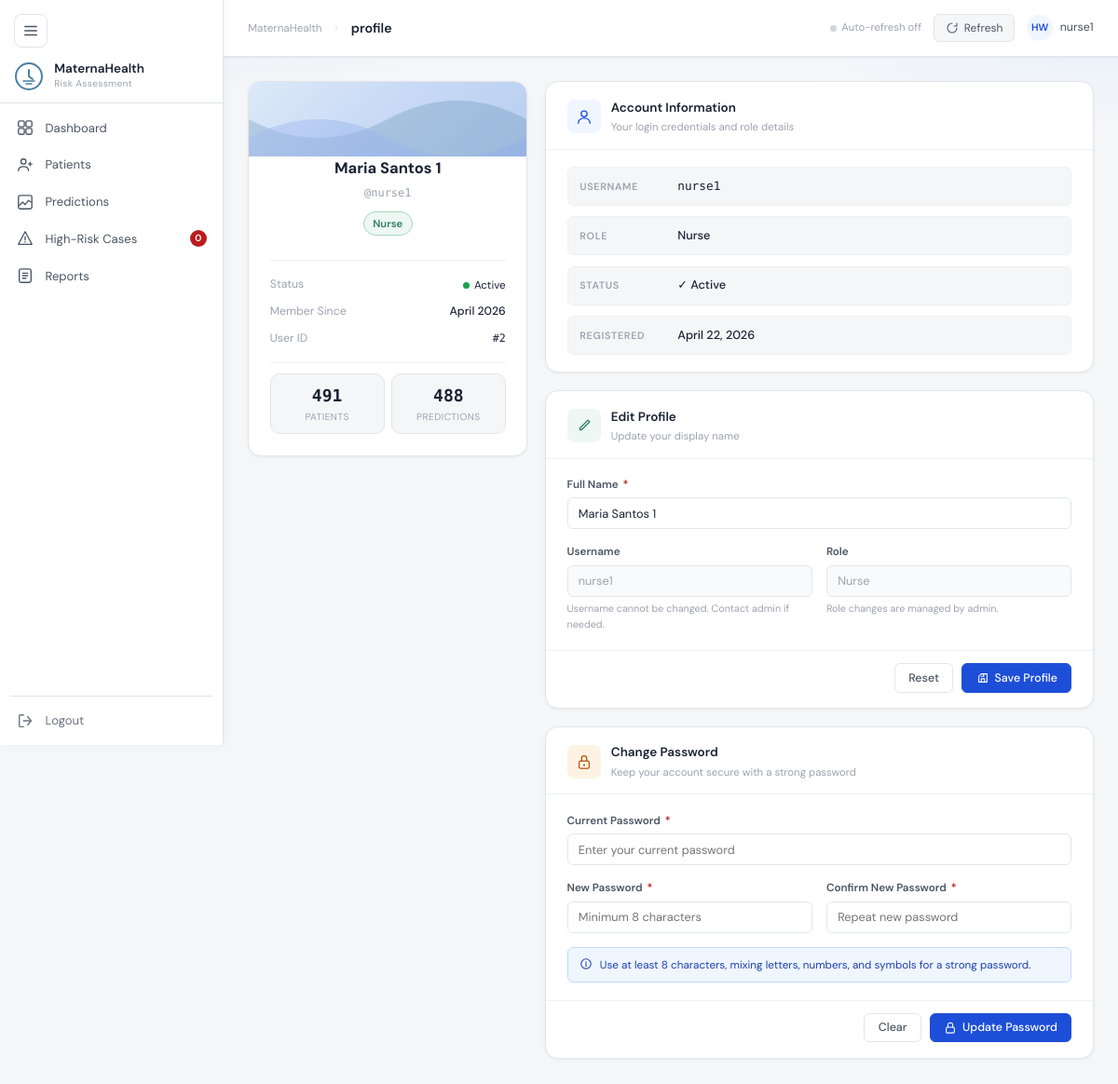
The page /components/profile.php (signed in) on the database its author committed.
### tables this page shows
CREATE TABLE `users` (
  `id` int(11) NOT NULL,
  `username` varchar(100) NOT NULL,
  `full_name` varchar(255) NOT NULL,
  `role` enum('nurse','doctor','admin') NOT NULL DEFAULT 'nurse',
  `password_hash` varchar(255) NOT NULL,
  `is_active` tinyint(1) NOT NULL DEFAULT 1,
  `created_at` datetime NOT NULL DEFAULT current_timestamp()
);

### backend/profile_api.php (called while the page is built, shortened)
<?php
$pdo  = getDbConnection();
$stmt = $pdo->prepare("SELECT * FROM users WHERE id = ?");
$stmt->execute([$_SESSION['user_id']]);
$currentUser = $stmt->fetch(PDO::FETCH_ASSOC);
$predCount = (int) $pdo->query("SELECT COUNT(*) FROM predictions")->fetchColumn();
$patCount  = (int) $pdo->query("SELECT COUNT(*) FROM patients")->fetchColumn();

### components/profile.php (the view, shortened to what this page needs)
<?php
require_once("../backend/profile_api.php");
$memberSince = date('F Y', strtotime($currentUser['created_at']));
?>
<!DOCTYPE html>
<html lang="en">
<head>
  <link rel="stylesheet" href="../styles/sidebar.css"/>
  <link rel="stylesheet" href="../styles/general.css"/>
  <link rel="stylesheet" href="../styles/profile.css"/>
</head>
<body>
<?php include 'sidebar.php'; ?>
<div class="main-wrapper">
  <?php include 'header.php'; ?>
  <div class="page-body">
    <div class="profile-layout">
      <div>
        <div class="profile-card">
          <div class="profile-card-banner">
            <svg viewBox="0 0 300 80" preserveAspectRatio="none"
                 style="position:absolute;inset:0;width:100%;height:100%;opacity:.25">
              <path d="M0,40 Q75,80 150,40 T300,40 V80 H0Z" fill="#4a7fa5"/>
              <path d="M0,60 Q75,20 150,60 T300,60 V80 H0Z" fill="#1d4ed8" opacity=".5"/>
            </svg>
          </div>
          <div class="profile-card-body">
            <div class="profile-name"><?= htmlspecialchars($currentUser['full_name']) ?></div>
            <div class="profile-username">@<?= htmlspecialchars($currentUser['username']) ?></div>
            <span class="profile-badge badge-<?= htmlspecialchars($currentUser['role']) ?>">
              <?= ucfirst(htmlspecialchars($currentUser['role'])) ?>
            </span>
            <div class="profile-divider"></div>
            <div class="profile-meta-row">
              <span class="meta-label">Status</span>
              <span class="status-dot">
                <span class="dot <?= $currentUser['is_active'] ? '' : 'inactive' ?>"></span>
                <?= $currentUser['is_active'] ? 'Active' : 'Inactive' ?>
              </span>
            </div>
            <div class="profile-meta-row">
              <span class="meta-label">Member Since</span>
              <span class="meta-value"><?= $memberSince ?></span>
            </div>
            <div class="profile-meta-row">
              <span class="meta-label">User ID</span>
              <span class="meta-value" style="font-family:var(--font-mono);font-size:.78rem;">
                #<?= $currentUser['id'] ?>
              </span>
            </div>
            <div class="profile-divider"></div>
            <div class="stat-pills">
              <div class="stat-pill">
                <div class="stat-pill-val"><?= $patCount ?></div>
                <div class="stat-pill-label">Patients</div>
              </div>
              <div class="stat-pill">
                <div class="stat-pill-val"><?= $predCount ?></div>
                <div class="stat-pill-label">Predictions</div>
              </div>
            </div>
          </div>
        </div>
      </div>
      <div class="form-sections">
        <div class="section-card">
          <div class="section-header">
            <div class="section-icon blue">
              <svg viewBox="0 0 20 20" fill="none">
                <circle cx="10" cy="7" r="3.5" stroke="currentColor" stroke-width="1.5"/>
                <path d="M3 18c0-3.866 3.134-6 7-6s7 2.134 7 6" stroke="currentColor" stroke-width="1.5" stroke-linecap="round"/>
              </svg>
            </div>
            <div>
              <div class="section-title">Account Information</div>
              <div class="section-sub">Your login credentials and role details</div>
            </div>
          </div>
          <div class="section-body">
            <div class="info-grid">
              <div class="info-row">
                <span class="info-row-label">Username</span>
                <span class="info-row-value" style="font-family:var(--font-mono);">
                  <?= htmlspecialchars($currentUser['username']) ?>
                </span>
              </div>
              <div class="info-row">
                <span class="info-row-label">Role</span>
                <span class="info-row-value"><?= ucfirst(htmlspecialchars($currentUser['role'])) ?></span>
              </div>
              <div class="info-row">
                <span class="info-row-label">Status</span>
                <span class="info-row-value"><?= $currentUser['is_active'] ? '✓ Active' : '✗ Inactive' ?></span>
              </div>
              <div class="info-row">
                <span class="info-row-label">Registered</span>
                <span class="info-row-value"><?= date('F j, Y', strtotime($currentUser['created_at'])) ?></span>
              </div>
            </div>
          </div>
        </div>
        <div class="section-card">
          <div class="section-header">
            <div class="section-icon green">
              <svg viewBox="0 0 20 20" fill="none">
                <path d="M14.5 3.5l2 2L7 15H5v-2L14.5 3.5z" stroke="currentColor" stroke-width="1.4" stroke-linejoin="round"/>
              </svg>
            </div>
            <div>
              <div class="section-title">Edit Profile</div>
              <div class="section-sub">Update your display name</div>
            </div>
          </div>
          <form method="POST" action="">
            <div class="section-body">
              <div class="form-grid">
                <div class="form-group full">
                  <label class="form-label">Full Name <span class="req">*</span></label>
                  <input class="form-control" type="text" name="full_name"
                    value="<?= htmlspecialchars($currentUser['full_name']) ?>"
                    placeholder="Your full name" required/>
                </div>
                <div class="form-group">
                  <label class="form-label">Username</label>
                  <input class="form-control" type="text"
                    value="<?= htmlspecialchars($currentUser['username']) ?>" disabled/>
                  <span class="form-hint">Username cannot be changed. Contact admin if needed.</span>
                </div>
                <div class="form-group">
                  <label class="form-label">Role</label>
                  <input class="form-control" type="text"
                    value="<?= ucfirst(htmlspecialchars($currentUser['role'])) ?>" disabled/>
                  <span class="form-hint">Role changes are managed by admin.</span>
                </div>
              </div>
            </div>
            <div class="section-footer">
              <button type="reset"  class="btn btn-secondary">Reset</button>
              <button type="submit" class="btn btn-primary">
                <svg viewBox="0 0 16 16" fill="none">
                  <path d="M13 3H6L3 6v7h10V3z" stroke="currentColor" stroke-width="1.2" stroke-linejoin="round"/>
                  <path d="M6 13V9h4v4M9 3V6H6" stroke="currentColor" stroke-width="1.2" stroke-linecap="round" stroke-linejoin="round"/>
                </svg>
                Save Profile
              </button>
            </div>
          </form>
        </div>
        <div class="section-card">
          <div class="section-header">
            <div class="section-icon orange">
              <svg viewBox="0 0 20 20" fill="none">
                <rect x="4" y="9" width="12" height="9" rx="2" stroke="currentColor" stroke-width="1.4"/>
                <path d="M7 9V6a3 3 0 016 0v3" stroke="currentColor" stroke-width="1.4" stroke-linecap="round"/>
                <circle cx="10" cy="14" r="1.2" fill="currentColor"/>
              </svg>
            </div>
            <div>
              <div class="section-title">Change Password</div>
              <div class="section-sub">Keep your account secure with a strong password</div>
            </div>
          </div>
          <form method="POST" action="">
            <div class="section-body">
              <div class="form-grid">
                <div class="form-group full">
                  <label class="form-label">Current Password <span class="req">*</span></label>
                  <input class="form-control" type="password" name="current_password"
                    placeholder="Enter your current password" required autocomplete="current-password"/>
                </div>
                <div class="form-group">
                  <label class="form-label">New Password <span class="req">*</span></label>
                  <input class="form-control" type="password" name="new_password" id="newPw"
                    placeholder="Minimum 8 characters" required autocomplete="new-password"
                    oninput="checkPwStrength(this.value)"/>
                </div>
                <div class="form-group">
                  <label class="form-label">Confirm New Password <span class="req">*</span></label>
                  <input class="form-control" type="password" name="confirm_password"
                    placeholder="Repeat new password" required autocomplete="new-password"/>
                </div>
                <div class="form-group full">
                  <div style="background:var(--blue-light);border:1px solid var(--blue-border);border-radius:var(--radius-sm);padding:.6rem .85rem;font-size:.78rem;color:#1e40af;display:flex;gap:.5rem;align-items:flex-start;">
                    <svg viewBox="0 0 16 16" fill="none" width="14" height="14" style="flex-shrink:0;margin-top:1px">
                      <circle cx="8" cy="8" r="6" stroke="currentColor" stroke-width="1.2"/>
                      <path d="M8 7v4M8 5.5v.5" stroke="currentColor" stroke-width="1.2" stroke-linecap="round"/>
                    </svg>
                    Use at least 8 characters, mixing letters, numbers, and symbols for a strong password.
                  </div>
                </div>
              </div>
            </div>
            <div class="section-footer">
              <button type="reset"  class="btn btn-secondary">Clear</button>
              <button type="submit" class="btn btn-primary">
                <svg viewBox="0 0 16 16" fill="none">
                  <rect x="3" y="8" width="10" height="7" rx="1.5" stroke="currentColor" stroke-width="1.2"/>
                  <path d="M5 8V5.5a3 3 0 016 0V8" stroke="currentColor" stroke-width="1.2" stroke-linecap="round"/>
                </svg>
                Update Password
              </button>
            </div>
          </form>
        </div>
      </div>
    </div>
  </div>
</div>
</body>
</html>

### rows shown on the page
users: full_name "Maria Santos 1", username "nurse1", role "Nurse", created_at "April 2026", id "2", created_at "April 22, 2026"

### other values the page prints
$item['label'] "Dashboard"
$item['label'] "Patients"
$item['label'] "Predictions"
$item['label'] "High-Risk Cases"
$item['label'] "Reports"
$activePage "profile"
$userName "nurse1"
$patCount "491"
$predCount "488"
